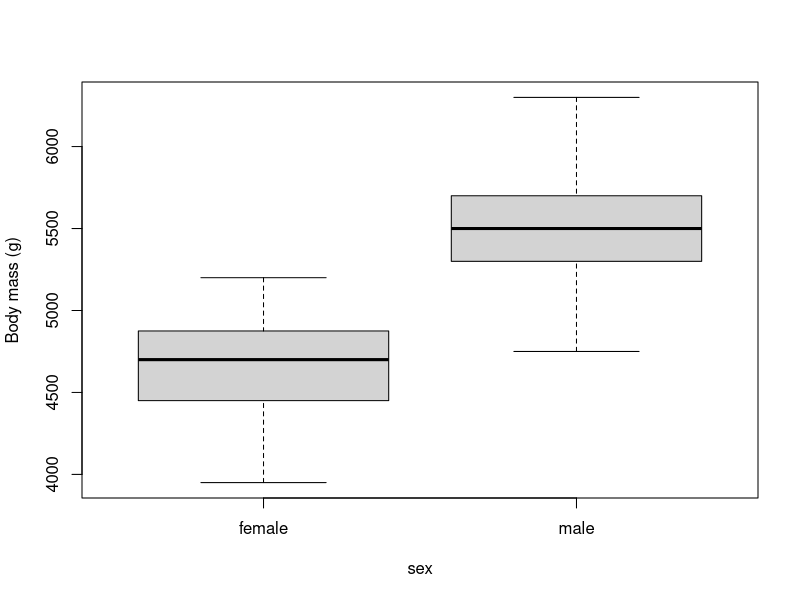

This chart was generated by the following R code:
## ---- chunk 1
clean <- read.csv("data/processed/penguins_clean.csv")

# keep one species: filter out Adelie and Chinstrap
gentoo <- subset(clean, species == "Gentoo")
## ---- chunk 2
aggregate(body_mass ~ sex, data = gentoo, FUN = mean)
## ---- chunk 3
#| fig-alt: "Boxplot of Gentoo body mass, for females and males"
boxplot(body_mass ~ sex, data = gentoo, ylab = "Body mass (g)")
